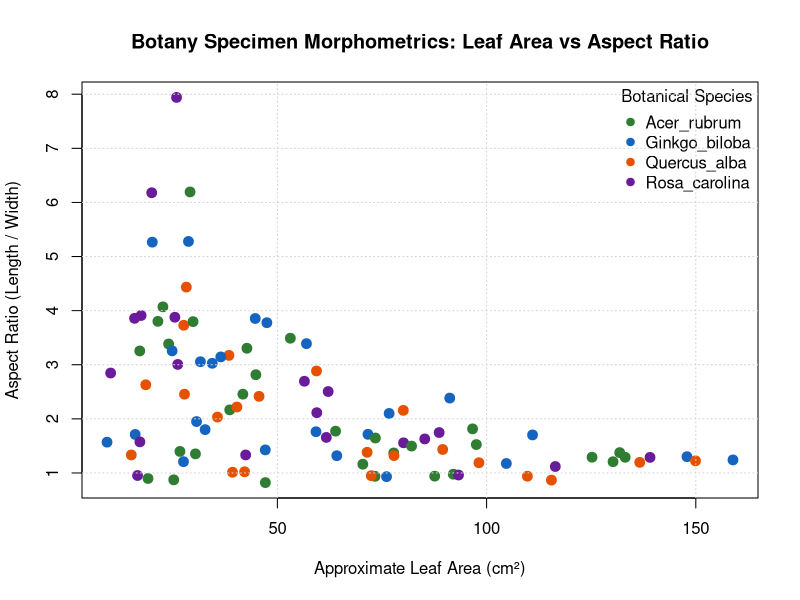

Source code (R):
# ==============================================================================
# Notebook 04: Botany & Leaf Morphological Identification
# Showcase: Plant specimen morphometrics, feature engineering, and species classification
# ==============================================================================

# 1. Simulate Plant Specimen Measurement Collection
set.seed(108)
n_specimens <- 120
species_list <- c("Acer_rubrum", "Quercus_alba", "Ginkgo_biloba", "Rosa_carolina")

specimen_data <- data.frame(
  specimen_id = paste0("BOT-", 1000 + 1:n_specimens),
  species = factor(sample(species_list, n_specimens, replace = TRUE)),
  leaf_length_cm = round(runif(n_specimens, min = 4.5, max = 18.0), 2),
  leaf_width_cm = round(runif(n_specimens, min = 2.0, max = 14.0), 2),
  vein_density_per_cm2 = round(rnorm(n_specimens, mean = 24.5, sd = 4.2), 1),
  chlorophyll_index = round(runif(n_specimens, min = 32.0, max = 78.0), 1)
)

# 2. Morphological Feature Engineering & Trait Calculation
specimen_data$aspect_ratio <- round(specimen_data$leaf_length_cm / specimen_data$leaf_width_cm, 3)
specimen_data$leaf_area_approx_cm2 <- round(0.68 * specimen_data$leaf_length_cm * specimen_data$leaf_width_cm, 2)

# Filter valid botanical observations
valid_specimens <- specimen_data[specimen_data$aspect_ratio >= 0.8 & specimen_data$vein_density_per_cm2 > 10, ]

# 3. Botanical Species Morphometrics Aggregation
species_morphometrics <- aggregate(
  cbind(aspect_ratio, leaf_area_approx_cm2, vein_density_per_cm2, chlorophyll_index) ~ species,
  data = valid_specimens,
  FUN = function(x) round(mean(x), 2)
)

# 4. Diagnostic Morphological Scatter Plot Generation
png("botany_leaf_morphology.png", width = 800, height = 550)
palette(c("#2e7d32", "#1565c0", "#e65100", "#6a1b9a"))
plot(
  valid_specimens$leaf_area_approx_cm2, valid_specimens$aspect_ratio,
  col = valid_specimens$species, pch = 19, cex = 1.3,
  main = "Botany Specimen Morphometrics: Leaf Area vs Aspect Ratio",
  xlab = "Approximate Leaf Area (cm²)",
  ylab = "Aspect Ratio (Length / Width)"
)
legend(
  "topright", legend = levels(valid_specimens$species),
  col = 1:4, pch = 19, bty = "n", title = "Botanical Species"
)
grid()
dev.off()

# 5. Export Botanical Catalog Artifact
saveRDS(species_morphometrics, "botany_specimen_catalog.rds")

cat("Botany leaf identification analysis completed successfully! Cataloged", 
    nrow(valid_specimens), "specimens across", length(levels(valid_specimens$species)), "species.\n")
